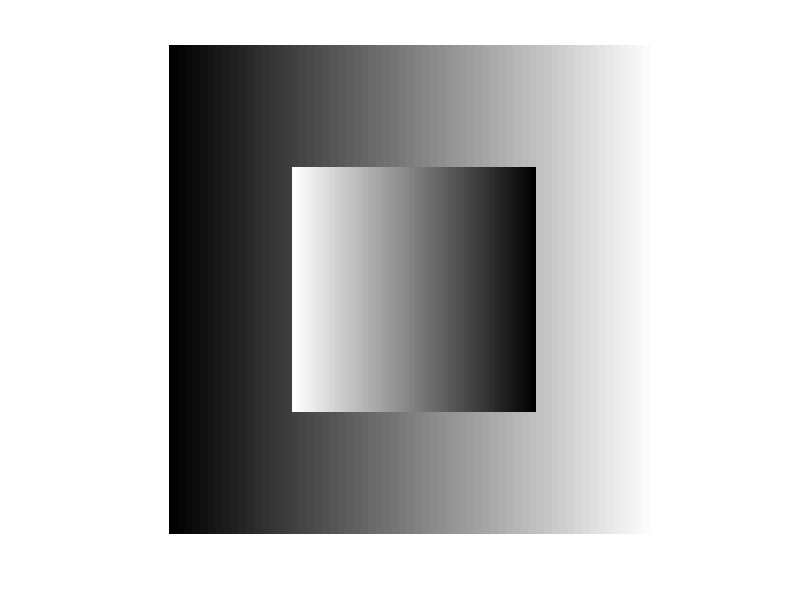
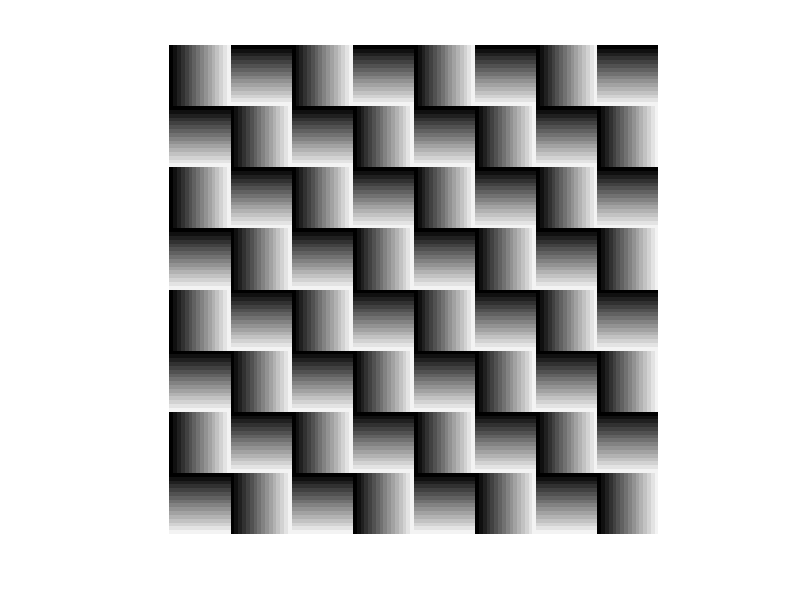

The MATLAB script that drew these images, in order:
A=ones(128,128);
a = 0:2:255;
for i=1:128
    A(i,:)=a;
end

B = ones(64,64);
a = 255:-4:0;
for i=33:96
    for j=33:96
        A(i,j)=a(j-32);
    end
end

figure
imshow(uint8(A))

imwrite(uint8(A),'synthetic1_128.tif')

%%
clear all
b2 = 0:16:255;
for i = 1:16
    B2(i,:) = b2;
    C2(:,i) = b2';
end
A2 = [B2,C2,B2,C2,B2,C2,B2,C2;C2,B2,C2,B2,C2,B2,C2,B2];
A2 = [A2;A2;A2;A2];
 figure
 imshow(uint8(A2));
 
imwrite(uint8(A2),'synthetic2_128.tif')